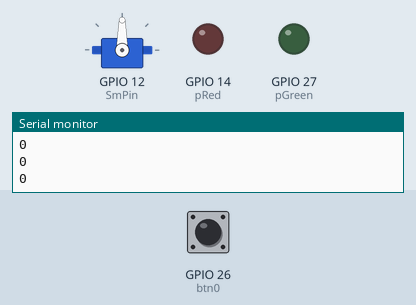
This sketch was run on a simulated ESP32. On the bench: servo, output pins drawn as LEDs (lit = HIGH), the last lines printed to the serial monitor. Dashed ring = blinking. Inputs (shaded band) come from the test bench; at power-on: GPIO 26 (btn0) LOW.

Above: at 1.3 s.
1.4 s: GPIO 26 (btn0) pulled HIGH for 3.2 s
At 2.1 s:
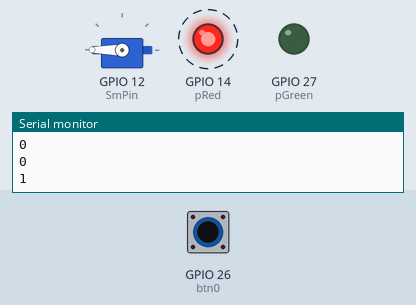
6.1 s: GPIO 26 (btn0) pulled HIGH for 0.3 s
At 8.2 s:
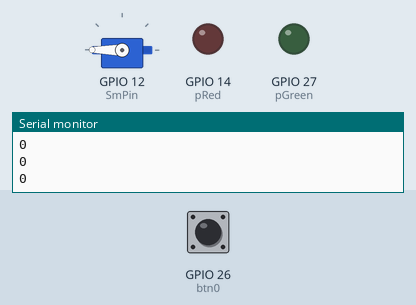
8.5 s: GPIO 26 (btn0) pulled HIGH for 1 s
At 10.6 s:
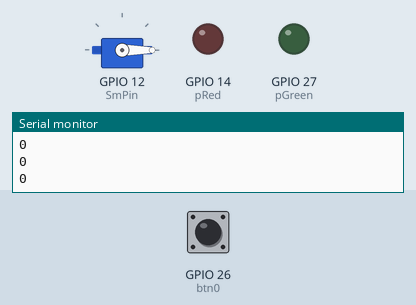
Timing chart, 0 to 12.1 s (numbered marks = the images above; inputs shaded):
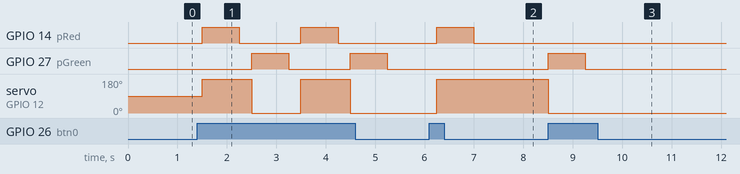

The sketch:

primer-prototipo.ino
```cpp
/*
  Primera prueba SwitchBot
*/
#include <ESP32Servo.h>

#define btn0   26   // pin del boton para el switch manual
#define SmPin  12   // pin para controlar el servomotor
#define pRed   14
#define pGreen 27

Servo servoMotor;

void setup() {
  Serial.begin(115200);

  pinMode(btn0, INPUT); // configuramos el pin del boton 0 como entrada

  pinMode(pRed, OUTPUT);
  pinMode(pGreen, OUTPUT);

  servoMotor.attach(SmPin); // configuramos el pin de control al servo

  // servoMotor.write(0);
  // delay(1000);
  // servoMotor.write(150);
  // delay(1000);
}

bool state;
void loop() {
  int btnValue = digitalRead(btn0);
  Serial.println(btnValue);
  if (btnValue) {
    int pColor = state ? pGreen:pRed;
    digitalWrite(pColor, HIGH);
    servoMotor.write(state ? 0:180);
    state = !state;
    delay(750);
    digitalWrite(pColor, LOW);
  }
  delay(250);
}
```

Measured:
- after the input at 1.4 s, GPIO 14 (pRed): alternates HIGH for 0.75 s and LOW for 1.3 s, starting after 0.10 s; GPIO 27 (pGreen): alternates HIGH for 0.75 s and LOW for 1.3 s, starting after 1.1 s; servo on GPIO 12 (SmPin): alternates 180° for 1.0 s and 0° for 1.0 s, starting after 0.10 s
- after the input at 6.1 s, GPIO 14 (pRed): LOW → HIGH after 0.15 s, → LOW 0.75 s later; servo on GPIO 12 (SmPin): 0° → 180° after 0.15 s
- after the input at 8.5 s, GPIO 27 (pGreen): LOW → HIGH at once, → LOW 0.75 s later; servo on GPIO 12 (SmPin): 180° → 0° at once
